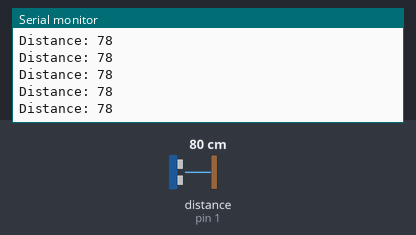
Bench run of a sketch on a simulated Arduino Uno, built with avr-gcc and run on an emulated ATmega328P. Parts: the last lines printed to the serial monitor. Wiring (inferred from the names in the program): ultrasonic range finder: trigger pin 2; echo pin 1. The inputs (shaded band) are chosen by the test bench; at power-on: distance to the obstacle (sensor on pin 1) 80 cm. The echo pulse lasts 58.3 µs per cm.

Above: at 1.2 s.
1.3 s: distance to the obstacle (sensor on pin 1) set to 2 cm
At 2.4 s:
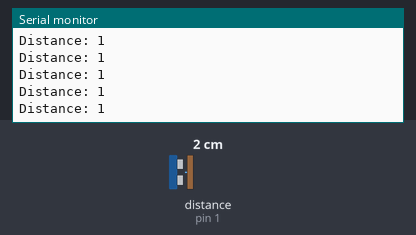
4.3 s: distance to the obstacle (sensor on pin 1) set to 120 cm
At 5.4 s:
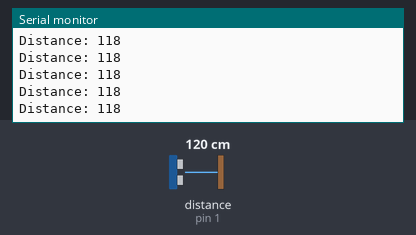
7.3 s: distance to the obstacle (sensor on pin 1) set to 4 cm
At 7.9 s:
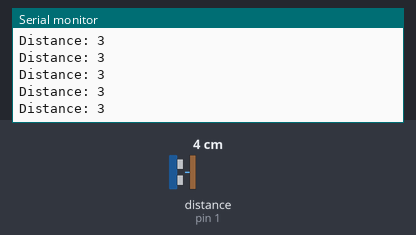
10.3 s: distance to the obstacle (sensor on pin 1) set to 18 cm
At 11.4 s:
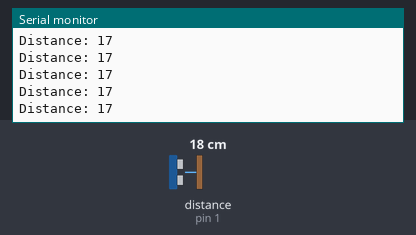
Timing chart, 0 to 13.3 s (numbered marks = the images above; inputs shaded):
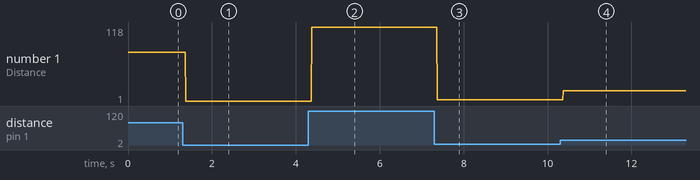

Measured:
- after the input at 1.3 s, the serial monitor: prints a new line after 0.07 s (image 1)
- after the input at 4.3 s, the serial monitor: prints a new line after 0.08 s (image 2)
- after the input at 7.3 s, the serial monitor: prints a new line after 0.07 s (image 3)
- after the input at 10.3 s, the serial monitor: prints a new line after 0.07 s (image 4)
- plotted number 1: 78 → 1 after the input at 1.3 s, 1 → 118 after the input at 4.3 s, 118 → 3 after the input at 7.3 s, 3 → 1 after the input at 10.3 s

The sketch:

Code.ino
```cpp
//Programming of Arduino Uno for Obstacle Detector And Distance Measuring Device.
const int trig = 2;
const int echo = 1;
long duration;
int distance;

void setup()
{
  pinMode(trig, OUTPUT);
  pinMode(echo, INPUT);
  Serial.begin(9600);
}

void loop()
{
  digitalWrite(trig, LOW);
  delayMicroseconds(2);

  digitalWrite(trig, HIGH);
  delayMicroseconds(10);
  digitalWrite(trig, LOW);

  duration= pulseIn(echo, HIGH);
  distance= duration*0.017;

  Serial.print("Distance: ");
  Serial.println(distance);
}
//Name - Akhilesh Sharma
//UID - 19BCS3555
```
